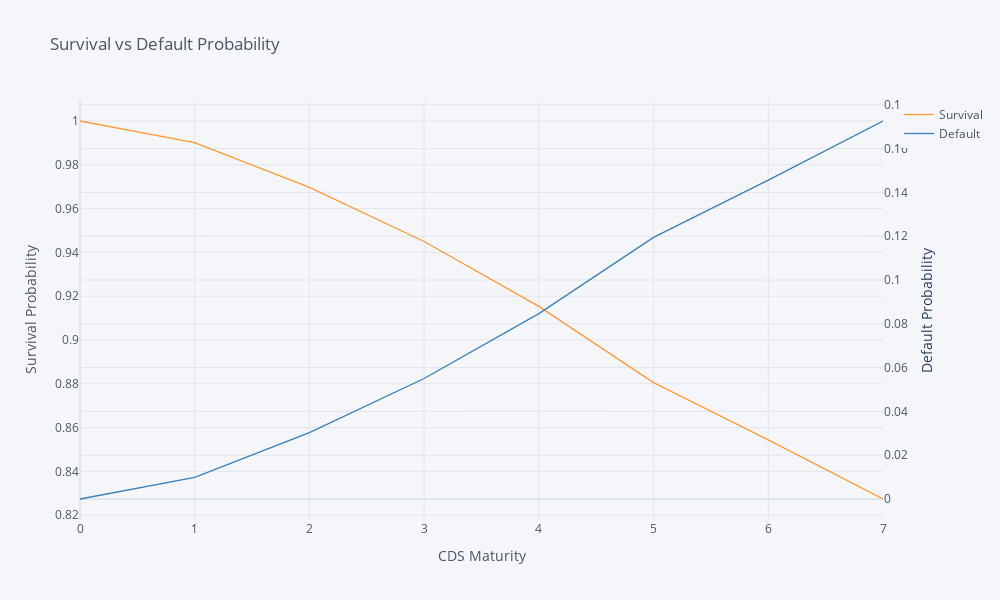
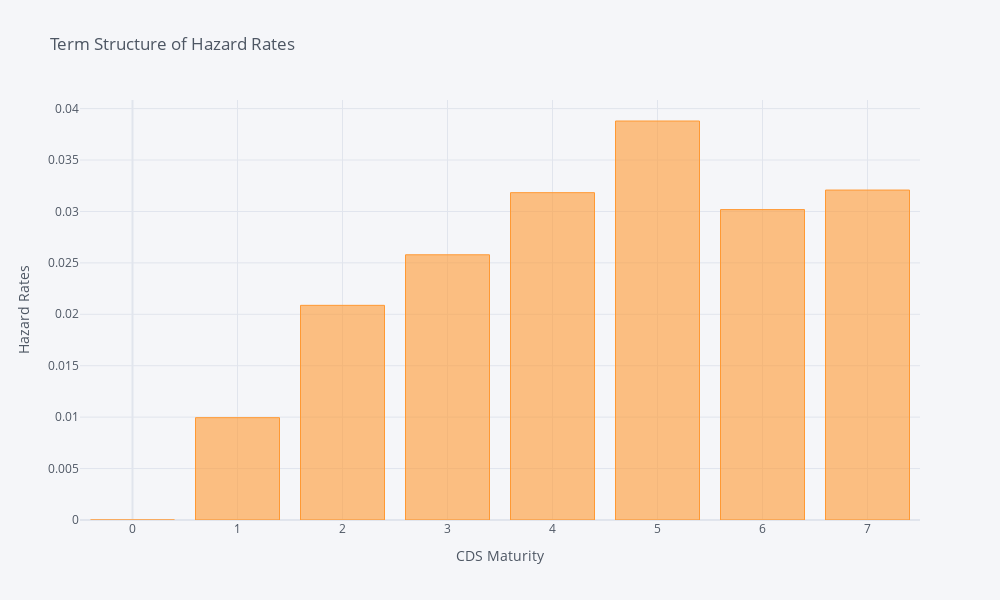

Notebook code for these charts, in order:
### Code cell
WFC = get_survival_probability(df.Maturity,df.Df,df.WFC,0.50,plot_prob=True,plot_hazard=True)
WFC

### Figure 1 — Plotly figure (JSON) as saved in the notebook; plotly's stock layout.template omitted (floating-point values rounded to 4 significant figures)
{"data": [{"line": {"color": "rgba(255, 153, 51, 1.0)", "dash": "solid", "shape": "linear", "width": 1.3}, "mode": "lines", "name": "Survival", "text": "", "type": "scatter", "x": [0, 1, 2, 3, 4, 5, 6, 7], "y": [1, 0.9901, 0.9696, 0.945, 0.9154, 0.8805, 0.8544, 0.8274]}, {"line": {"color": "rgba(55, 128, 191, 1.0)", "dash": "solid", "shape": "linear", "width": 1.3}, "mode": "lines", "name": "Default", "text": "", "type": "scatter", "x": [0, 1, 2, 3, 4, 5, 6, 7], "xaxis": "x", "y": [0, 0.009901, 0.03035, 0.05503, 0.08463, 0.1195, 0.1456, 0.1726], "yaxis": "y2"}], "layout": {"height": 600, "legend": {"bgcolor": "#F5F6F9", "font": {"color": "#4D5663"}}, "paper_bgcolor": "#F5F6F9", "plot_bgcolor": "#F5F6F9", "title": {"font": {"color": "#4D5663"}, "text": "Survival vs Default Probability"}, "width": 1000, "xaxis": {"autorange": true, "gridcolor": "#E1E5ED", "range": [0, 7], "showgrid": true, "tickfont": {"color": "#4D5663"}, "title": {"font": {"color": "#4D5663"}, "text": "CDS Maturity"}, "type": "linear", "zerolinecolor": "#E1E5ED"}, "yaxis": {"autorange": true, "gridcolor": "#E1E5ED", "range": [0.8178, 1.01], "showgrid": true, "tickfont": {"color": "#4D5663"}, "title": {"font": {"color": "#4D5663"}, "text": "Survival Probability"}, "type": "linear", "zerolinecolor": "#E1E5ED"}, "yaxis2": {"anchor": "x", "autorange": true, "gridcolor": "#E1E5ED", "overlaying": "y", "range": [-0.00959, 0.1822], "showgrid": true, "side": "right", "tickfont": {"color": "#4D5663"}, "title": {"text": "Default Probability"}, "type": "linear", "zerolinecolor": "#E1E5ED"}}}

### Figure 2 — Plotly figure (JSON) as saved in the notebook; plotly's stock layout.template omitted (floating-point values rounded to 4 significant figures)
{"data": [{"marker": {"color": "rgba(255, 153, 51, 0.6)", "line": {"color": "rgba(255, 153, 51, 1.0)", "width": 1}}, "name": "Hazard", "orientation": "v", "text": "", "type": "bar", "x": [0, 1, 2, 3, 4, 5, 6, 7], "y": [0, 0.00995, 0.02087, 0.02579, 0.03183, 0.03879, 0.03018, 0.03208]}], "layout": {"height": 600, "legend": {"bgcolor": "#F5F6F9", "font": {"color": "#4D5663"}}, "paper_bgcolor": "#F5F6F9", "plot_bgcolor": "#F5F6F9", "title": {"font": {"color": "#4D5663"}, "text": "Term Structure of Hazard Rates"}, "width": 1000, "xaxis": {"autorange": true, "gridcolor": "#E1E5ED", "range": [-0.5, 7.5], "showgrid": true, "tickfont": {"color": "#4D5663"}, "title": {"font": {"color": "#4D5663"}, "text": "CDS Maturity"}, "type": "linear", "zerolinecolor": "#E1E5ED"}, "yaxis": {"autorange": true, "gridcolor": "#E1E5ED", "range": [0, 0.04083], "showgrid": true, "tickfont": {"color": "#4D5663"}, "title": {"font": {"color": "#4D5663"}, "text": "Hazard Rates"}, "type": "linear", "zerolinecolor": "#E1E5ED"}}}
